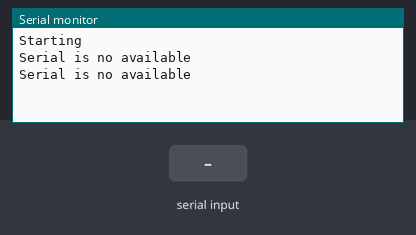
Bench run of a sketch on a simulated Arduino Uno, built with avr-gcc and run on an emulated ATmega328P. Parts: the last lines printed to the serial monitor. The test bench sets the inputs (shaded band).

Above: at 1.2 s.
1.3 s: byte 30 received over Serial
At 2.4 s:
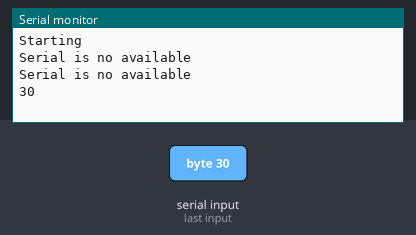
3.5 s: byte 90 received over Serial
At 4.8 s:
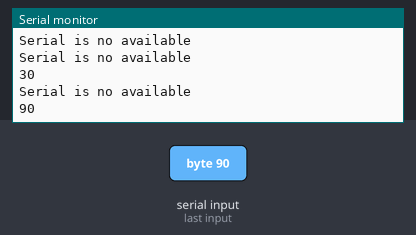
5.0 s: byte 120 received over Serial
At 5.8 s:
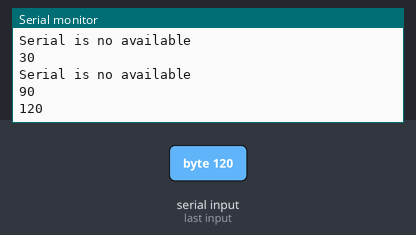

Measured:
- after the input at 1.3 s, the serial monitor: prints a new line after 0.70 s (image 1)
- after the input at 3.5 s, the serial monitor: prints a new line after 0.50 s (image 2)
- after the input at 5.0 s, the serial monitor: prints a new line at once (image 3)

The sketch:

bt_test.ino
```cpp
int data = 0;

void setup() {
  Serial.begin(9600);
      Serial.println("Starting");

}

void loop() {
  // put your main code here, to run repeatedly:
 if(Serial.available() > 0)      // Send data only when you receive data:
   {
      data = Serial.read();        //Read the incoming data & store into data
      Serial.print(data);          //Print Value inside data in Serial monitor
      Serial.print("\n");
   }
   else{
    Serial.println("Serial is no available");
    }

    delay(1000);
}
```
